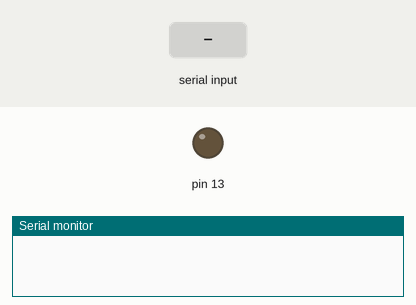
Simulated run of this sketch. Board: Arduino Uno, built with avr-gcc and run on an emulated ATmega328P. Parts: output pins drawn as LEDs (lit = HIGH), the last lines printed to the serial monitor. The test bench sets the inputs (shaded band).

Above: at 1.2 s.
1.3 s: "Hello!\n" received over Serial
At 3.1 s:
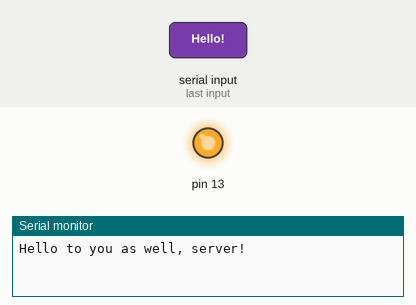
Timing chart, 0 to 4.8 s (numbered marks = the images above; inputs shaded):
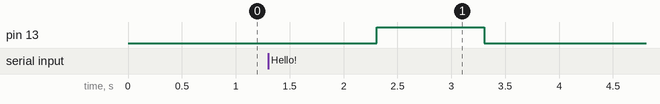

Measured:
- after the input at 1.3 s, pin 13: LOW → HIGH after 1.0 s, → LOW 1.0 s later

The sketch:

controlPin13.ino
```cpp
void setup() {
  Serial.begin(9600);
  pinMode(13, OUTPUT);
}

void loop() {
  if(Serial.available() > 0) {
    String data = Serial.readString();
    if(data.indexOf('\n') > -1) {
      data = data.substring(0, data.length()-1);
    }
    if(data != "") {
      if(data == "Hello!") {
        Serial.println("Hello to you as well, server!");
        digitalWrite(13, 1);
        delay(1000);
        digitalWrite(13, 0);
      }
    }
    delay(100);
  }
}
```
